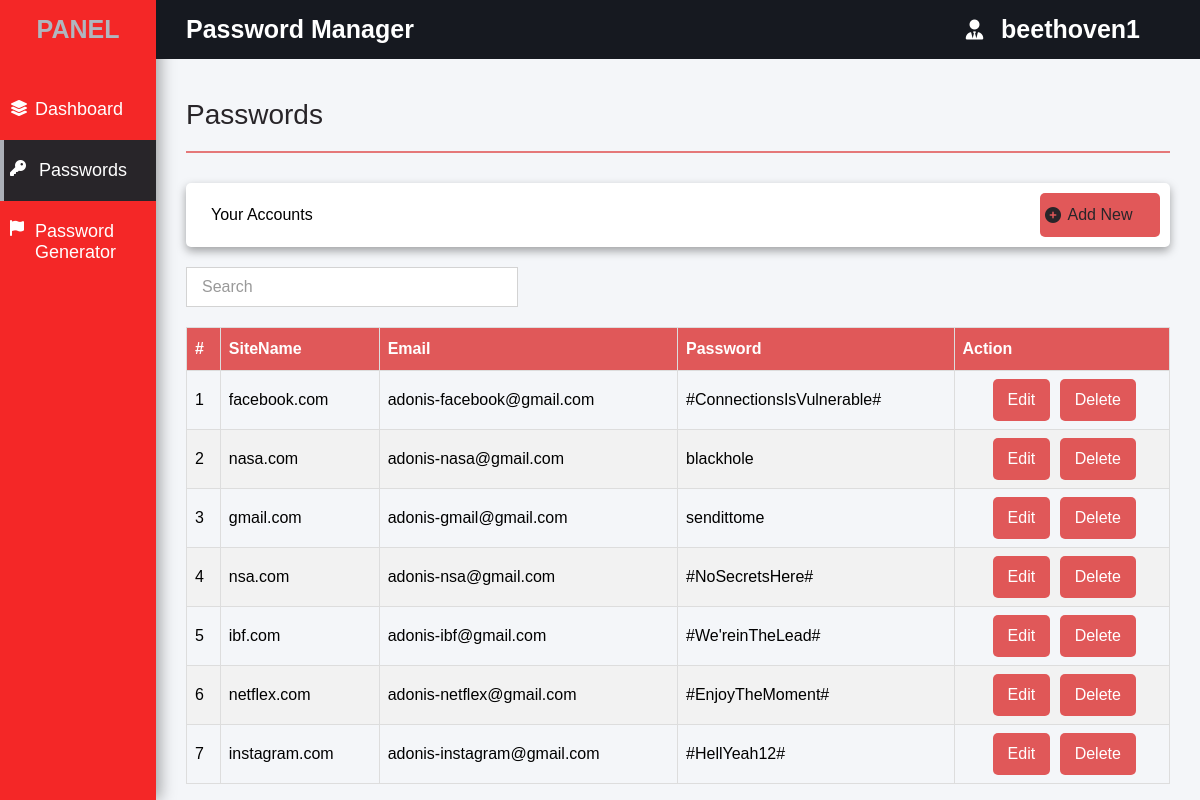
Screenshot of /member_passwords.php?uid=34 (signed in) with the database file from the repository.
### tables this page shows
CREATE TABLE `accounts` (
  `accountID` int(11) NOT NULL,
  `userID` int(11) NOT NULL,
  `email` varchar(60) NOT NULL,
  `sitename` varchar(70) NOT NULL,
  `password` varchar(60) NOT NULL
);

### member_passwords.php (the view, shortened to what this page needs)
<?php
if(isset($_SESSION['userID']) && isset($_SESSION['username'])){
?>
<!DOCTYPE html>
<html lang="en">
<head>
    <link rel="stylesheet" href="https://cdnjs.cloudflare.com/ajax/libs/font-awesome/6.5.1/css/all.min.css"/>
    <link rel="stylesheet" href="member-passwords-style.css">
</head>
<body>
    <div class="container">
        <header>
            <div class="main">
                <h1>Password Manager</h1>
            </div>
            <div class="nav">
                <i class="fa-solid fa-user-tie admin-pos"></i>
                <h1><?php echo $_SESSION['username']; ?></h1>
            </div>
        </header>
        <div class="content">
            <div class="section">
                <h1>Passwords</h1>
                <div class="bar">
                    <p>Your Accounts</p>
                    <div class="right-side">
                        <i class="fa-solid fa-circle-plus"></i>
                        <a href="member_add_new_password.php?uid=<?php echo $_GET['uid'];?>">Add New</a>
                    </div>
                </div>
            </div>
            <div class="search">
                <input type="text" placeholder="Search" id="getName">
            </div>
            <div class="list">
            <table>
                <thead>
                    <tr>
                        <th>#</th>
                        <th>SiteName</th>
                        <th>Email</th>
                        <th>Password</th>
                        <th>Action</th>
                    </tr>
                </thead>
                <tbody  id=showdata>
                    <?php
                    include "connection.php";
                    if(isset($_GET['uid'])){
                        $uid = $_GET['uid'];
                        $sql ="SELECT * FROM `accounts` WHERE userID=$uid";
                        $result = mysqli_query($conn, $sql);
                        $i = 1;
                            while ($row = mysqli_fetch_assoc($result)){
                                 echo "<tr>
                                     <td>{$i}</td>
                                     <td>{$row['sitename']}</td>
                                     <td>{$row['email']}</td>
                                     <td>{$row['password']}</td>
                                    <td>
                                    <div class="."buttons".">
                                        <a href="."edit_member_password.php?updateid={$row['accountID']}&uid={$row['userID']}".">Edit</a>
                                        <a href="."delete_member_password.php?deleteid={$row['accountID']}&uid={$row['userID']}".">Delete</a>
                                    </div>
                                    </td>
                                    </tr>";
                                    $i++;
                            }
                        }
                    ?>
                </tbody>
            </table>
        </div>
        </div>
    </div>
    <div class="sidebar">
        <h1>Panel</h1>
        <div class="list">
            <div class="row">
            <i class="fa-solid fa-layer-group"></i>
            <a href="member.php?uid=<?php if(isset($_GET['uid'])){echo $_GET['uid'];}?>">Dashboard</a>
            </div>
            <div class="row">
            <i class="fa-solid fa-key"></i>
            <a href="member_passwords.php?uid=<?php if(isset($_GET['uid'])){echo $_GET['uid'];}?>">Passwords</a>
            </div>
            <div class="row">
               <i class="fa-solid fa-flag"></i>
            <a href="member_generate.php?uid=<?php if(isset($_GET['uid'])){echo $_GET['uid'];}?>">Password Generator</a>
            </div>
        </div>
    </div>
</body>
</html>
<?php
}else {
    header("Location:index.php");
    exit();
}
?>

### member-passwords-style.css (style rules this page uses)
body { display: flex; flex-direction: row-reverse; justify-content: flex-end; margin: 0; padding: 0; font-family: Arial, Helvetica, sans-serif; background-color: #f4f6f9; }
* { margin: 0; padding: 0; }
i { color: white; }
.container { width: 87vw; display: flow-root; }
header { color: white; background-color: #161920; display: flex; justify-content: space-between; padding-inline: 30px; position: relative; }
header .main h1 { font-size: 25px; color: white; padding-block: 15px; }
header .nav { margin-right: 20px; height: auto; position: relative; }
header .nav i { font-size: 20px; position: absolute; right: 105%; top: 20px; display: inline; }
header .nav h1 { font-size: 25px; width: 100%; height: 100%; padding: 15px 10px; }
.content { margin-top: 40px; padding-inline: 30px; box-sizing: border-box; }
.content .section h1 { color: #282529; font-size: 28px; font-weight: 400; width: 100%; padding-bottom: 20px; border-bottom: 2px solid hsla(0, 71%, 52%, 0.622); }
.content .section .bar { padding: 10px 10px; background-color: white; border-radius: 5px; margin-top: 30px; box-shadow: rgba(0, 0, 0, 0.35) 0px 4px 10px; display: flex; flex-direction: row; justify-content: space-between; }
.content .section .bar p { padding: 13px 15px; }
.content .section .bar .right-side { position: relative; width: 120px; box-sizing: border-box; }
.content .section .bar .right-side i { color: #282529; position: absolute; left: 5px; top: 14px; }
.content .section .bar .right-side a { text-decoration: none; color: #282529; width: 100%; display: block; text-align: center; background-color: #e15859; padding: 13px 18px; box-sizing: border-box; border-radius: 5px; }
.sidebar { width: 13vw; background-color: hsla(0, 91%, 50%, 0.88); height: 100vh; box-shadow: rgba(0, 0, 0, 0.35) 4px 0px 15px; }
.sidebar h1 { color: #b0b6bf; font-size: 25px; text-align: center; text-transform: uppercase; margin-top: 15px; transition: 0.3s linear; }
.sidebar .list { margin-top: 35px; }
.sidebar .list .row a { display: block; width: 100%; text-decoration: none; font-size: 18px; color: white; padding: 20px 35px; box-sizing: border-box; }
.sidebar .row { transition: 0.3s linear; }
.sidebar .row:nth-child(2) { background-color: #282529; border-left: 4px solid #abb0b7; }
.sidebar .row i { position: absolute; left: 10px; }
.sidebar .row:first-child i { top: 100px; }
.sidebar .row:nth-child(2) i { top: 160px; }
.sidebar .row:nth-child(3) i { top: 220px; }
.list { margin-top: 20px; }
table { font-family: Arial, Helvetica, sans-serif; border-collapse: collapse; width: 100%; }
table td, table th { border: 1px solid #ddd; padding: 8px; }
table tr:nth-child(even) { background-color: #f2f2f2; }
table th { padding-top: 12px; padding-bottom: 12px; text-align: left; background-color: hsla(0, 71%, 52%, 0.789); color: white; }
.buttons { width: 100%; text-align: center; }
td .buttons a { display: inline-block; text-decoration: none; padding: 12px 15px; background-color: hsla(0, 71%, 52%, 0.789); color: white; border-radius: 5px; margin-left: 5px; }
input { padding: 10px 15px; width: 300px; margin-top: 20px; outline: none; border: none; border: 1px solid lightgrey; font-size: 16px; transition: all 0.3s ease; }
input::placeholder { color: #999; }

### rows the page displays
accounts: sitename "facebook.com", email "adonis-facebook@gmail.com", password "#ConnectionsIsVulnerable#"
accounts: sitename "nasa.com", email "adonis-nasa@gmail.com", password "blackhole"
accounts: sitename "gmail.com", email "adonis-gmail@gmail.com", password "sendittome"
accounts: sitename "nsa.com", email "adonis-nsa@gmail.com", password "#NoSecretsHere#"
accounts: sitename "ibf.com", email "adonis-ibf@gmail.com", password "#We'reinTheLead#"
accounts: sitename "netflex.com", email "adonis-netflex@gmail.com", password "#EnjoyTheMoment#"
accounts: sitename "instagram.com", email "adonis-instagram@gmail.com", password "#HellYeah12#"

### other values shown
$_SESSION['username'] "beethoven1"
